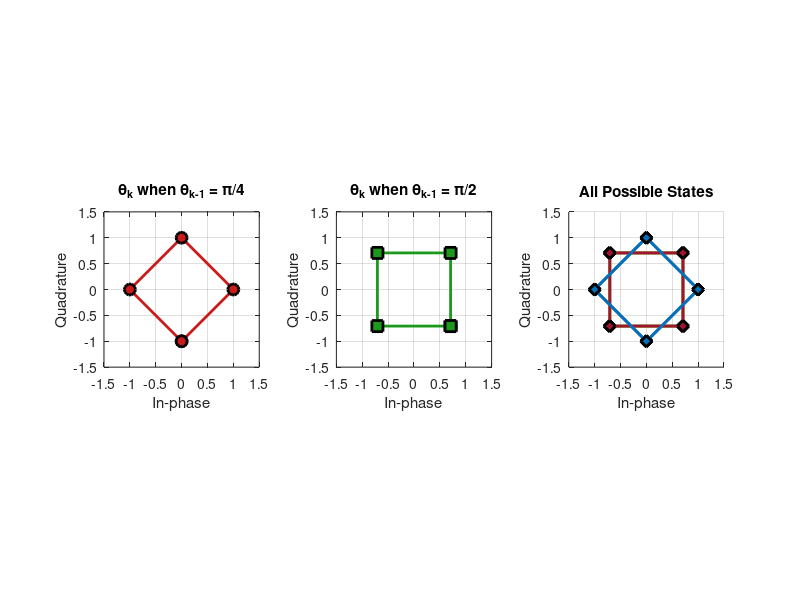

The MATLAB source for this figure:
clc; clear; close all;

% Define the differential phase shifts for QPSK (pi/4 increments)
delta_theta = [-3*pi/4, -pi/4, pi/4, 3*pi/4];

% Visualization settings
markerSize = 8;
lineWidth = 2;

figure('Color', 'w');

% (a) ek when ek_1 = pi/4
prev_phase_a = pi/4;
ek_a = exp(1j * (prev_phase_a + delta_theta));
ek_a_closed = [ek_a, ek_a(1)];  % Close the loop by adding first point at the end

subplot(1, 3, 1);
plot(real(ek_a_closed), imag(ek_a_closed), 'o-', ...
    'MarkerFaceColor', [0.8 0.1 0.1], 'MarkerEdgeColor', 'k', ...
    'MarkerSize', markerSize, 'LineWidth', lineWidth, 'Color', [0.8 0.1 0.1]);
title('\theta_k when \theta_{k-1} = \pi/4', 'FontWeight', 'bold');
xlabel('In-phase'); ylabel('Quadrature');
axis equal; grid on; xlim([-1.5 1.5]); ylim([-1.5 1.5]);

% (b) ek when ek_1 = pi/2
prev_phase_b = pi/2;
ek_b = exp(1j * (prev_phase_b + delta_theta));
ek_b_closed = [ek_b, ek_b(1)];  % Close the loop

subplot(1, 3, 2);
plot(real(ek_b_closed), imag(ek_b_closed), 's-', ...
    'MarkerFaceColor', [0.1 0.6 0.1], 'MarkerEdgeColor', 'k', ...
    'MarkerSize', markerSize, 'LineWidth', lineWidth, 'Color', [0.1 0.6 0.1]);
title('\theta_k when \theta_{k-1} = \pi/2', 'FontWeight', 'bold');
xlabel('In-phase'); ylabel('Quadrature');
axis equal; grid on; xlim([-1.5 1.5]); ylim([-1.5 1.5]);

% (c) All possible states - grouped by previous phase, each closed loop separately
prev_phases = [0, pi/4, pi/2, 3*pi/4, pi, -pi/4, -pi/2, -3*pi/4];

subplot(1, 3, 3);
hold on;
colors = lines(length(prev_phases));  % distinct colors for each loop

for k = 1:length(prev_phases)
    points = exp(1j * (prev_phases(k) + delta_theta));
    points_closed = [points, points(1)];  % close loop
    plot(real(points_closed), imag(points_closed), 'd-', ...
        'MarkerFaceColor', colors(k,:), 'MarkerEdgeColor', 'k', ...
        'MarkerSize', markerSize, 'LineWidth', lineWidth, 'Color', colors(k,:));
end
hold off;

title('All Possible States', 'FontWeight', 'bold');
xlabel('In-phase'); ylabel('Quadrature');
axis equal; grid on; xlim([-1.5 1.5]); ylim([-1.5 1.5]);

% Save figure as EPS with trajectories
print(gcf, 'pi4QPSK_constellation_closed_trajectory', '-depsc', '-r300');
